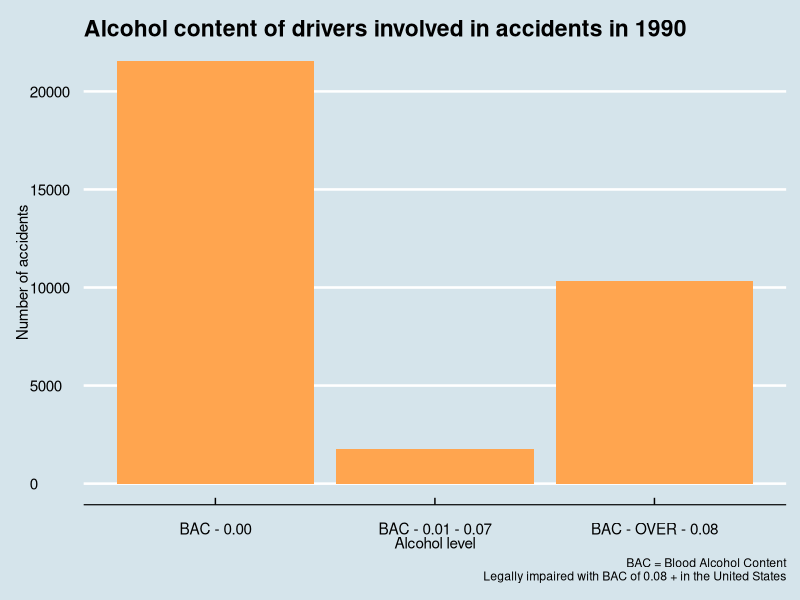
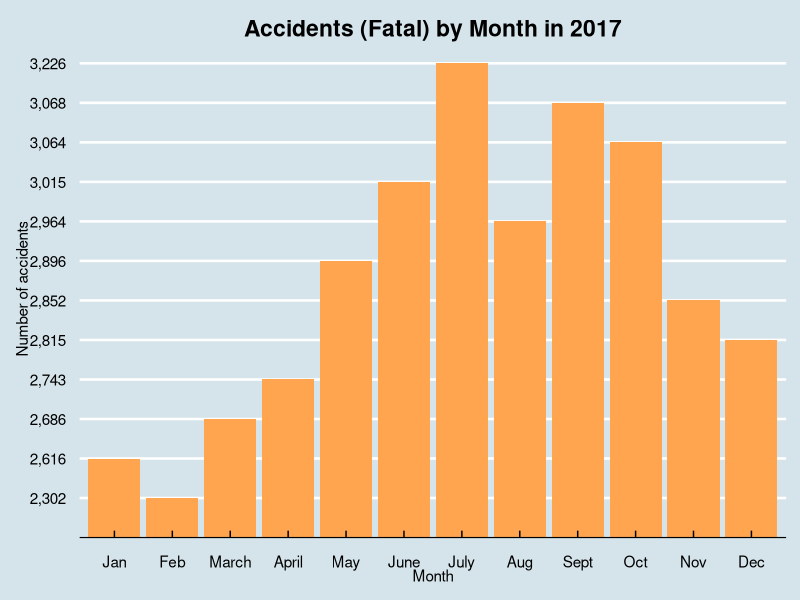
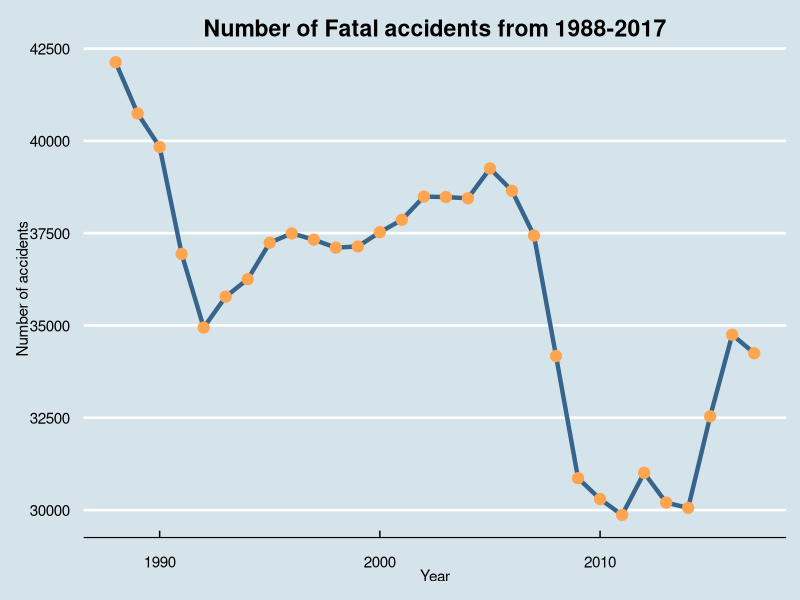
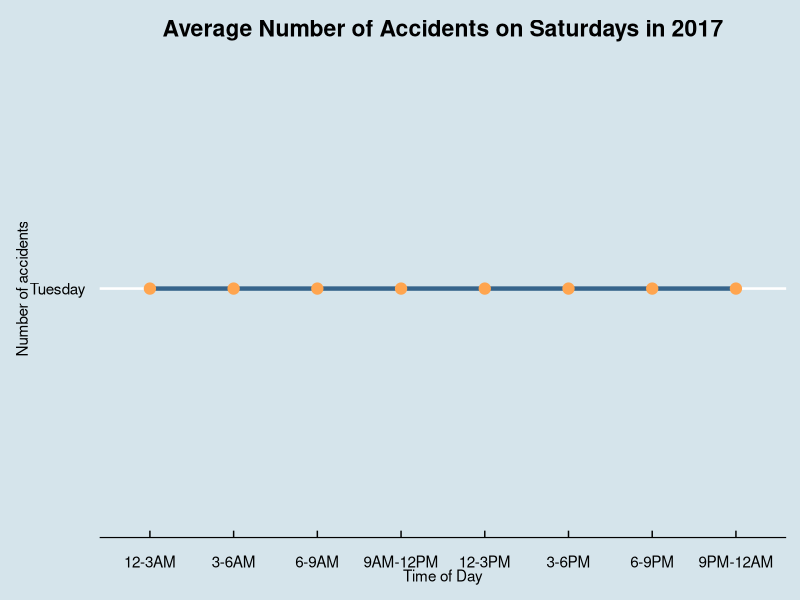
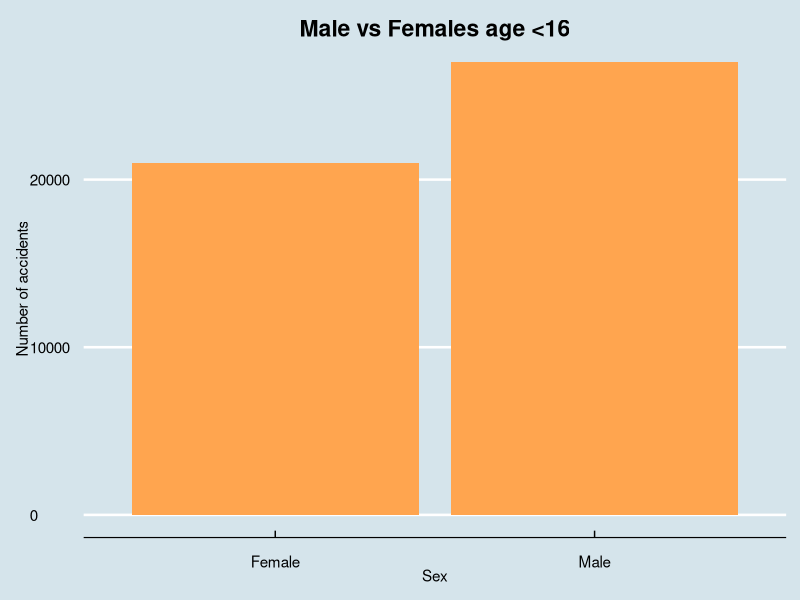

Write R code to recreate these figures, in order.
library(dplyr)
library(ggplot2)
library(tidyr)
library(ggthemes)
# Website csv was collected from
#https://cdan.nhtsa.gov/tsftables/tsfar.htm 

#All csv files read in
bad_driving <- read.csv("data/bad-drivers.csv", stringsAsFactors = FALSE)
state_accidents <- read.csv("data/accidents-per-state-2017.csv", stringsAsFactors = FALSE)
alcohol_levels <- read.csv("data/BAC-levels-of-drivers-in-accidents.csv", stringsAsFactors = FALSE)
month <- read.csv("data/crashes-by-month-2017.csv", stringsAsFactors = FALSE)
severity <- read.csv("data/Crashes-by-severity.csv", stringsAsFactors = FALSE)
time_of_day <- read.csv("data/crashes-time-of-day-2017.csv", stringsAsFactors = FALSE)
driver_demographic <- read.csv("data/driver-demographic-2017.csv", stringsAsFactors = FALSE)
victim_types <- read.csv("data/injurys-and-victim-type.csv", stringsAsFactors = FALSE)
state_data <- map_data('state')

#VISUALIZATIONS

#Heatmap of states reactive:total(default), victim type
# state_accidents <- state_accidents %>%
#   filter(State != "National") %>%
#   mutate(State = tolower(State)) %>% mutate(Total= as.numeric(Total)) # converting to numeric causes coercion creating NA for some states
# state_accidents <- full_join(state_accidents, state_data, by = c("State" = "region"))
# plot <- ggplot(state_accidents, aes(long, lat)) +
#   geom_polygon(aes(group = group, fill = Total)) + #fill changed with input
#   scale_fill_gradient(low = "green", high = "black") +
#   labs(title = 'Number of accidents in 2017',
#        x = 'Longitude',
#        y = 'Latitude',
#        fill = "Total accidents" # changed with input
#   ) +
#   theme(plot.title = element_text(hjust = 0.5))
# print(plot)
# 
# #   # reaactive click on state for...
# #   # Pie chart of driver type
# #   bad_driving
# #   # Bar graph for premiums/losses
# #   bad_driving
# #
 #Bargraph of alcohol levels reactive: year
alcohol_levels <- alcohol_levels %>% select(-c(BAC_over_0.01, Total))
alcohol_levels <- gather(alcohol_levels, level, amount, 2:4)
alcohol_levels <- alcohol_levels %>% mutate(level = gsub("X","",level)) %>% mutate(level = gsub("(.)_(.)", "\\1 - \\2",level)) %>%
  filter(year == "2012") # filter changes with input
alcohol_bargraph <-ggplot(data= alcohol_levels, aes(x= level, y=amount)) +
   geom_bar(stat="identity", fill="tan1") +
  theme_economist()+
  labs(title = "Alcohol content of drivers involved in accidents in 1990", y = "Number of accidents", x = "Alcohol level",
       caption = "BAC = Blood Alcohol Content\n Legally impaired with BAC of 0.08 + in the United States") # date changes with input
print(alcohol_bargraph)

#  #bargraph of accident by month reactive: accident type
month_order <- factor(month$Month, level = c('Jan', 'Feb', 'March', 'April', 'May', 'June', 'July', 'Aug', 'Sept',
                                             'Oct', 'Nov', 'Dec'))
month_bargraph <-ggplot(data= month, aes(x= month_order, y=Fatal)) + # y changes with input
  geom_bar(stat="identity", fill="tan1") +
theme_economist()+
  labs(title = "Accidents (Fatal) by Month in 2017", x = "Month", y = "Number of accidents") + # accident type changes
  theme(plot.title = element_text(hjust = 0.5))
print(month_bargraph)
# 
#  #Line graph of accidents over years reactive: by severity
severity_line <- ggplot(data= severity, aes(x=year, y=fatal, group=1)) +
  geom_line(color="steelblue4", size = 1.5)+
  geom_point(color = "tan1", size = 3.5) +
  theme_economist()+
  labs(title = "Number of Fatal accidents from 1988-2017", x = "Year", y = "Number of accidents") + # accident type changes
  theme(plot.title = element_text(hjust = 0.5))
print(severity_line)
# 
#  #line graph time of day reactive: day of week
day <- paste("Tuesday")
time_of_day <- time_of_day[-(9:27),]
TOD_order <- factor(time_of_day$TOD, level = c('12-3AM','3-6AM','6-9AM','9AM-12PM','12-3PM','3-6PM',"6-9PM", '9PM-12AM'))
TOD_line <- ggplot(data= time_of_day, aes(x= TOD_order, y= day, group=1)) +
  geom_line(color="steelblue4", size = 1.5)+
  theme_economist()+
  geom_point(color = "tan1", size = 3.5) +
  labs(title = "Average Number of Accidents on Saturdays in 2017", x = "Time of Day", y = "Number of accidents") + # accident type changes
  theme(plot.title = element_text(hjust = 0.5))
print(TOD_line)

 #bar graph of driver demographic reactive: age
driver_demographic <- driver_demographic %>% filter(Age == "<16") # change in age
driver_demographic <- gather(driver_demographic, sex, amount, 2:3)
age_bargraph <-ggplot(data= driver_demographic, aes(x= sex, y= amount)) + # y changes with input
  geom_bar(stat="identity", fill="tan1") +
  theme_economist()+
  labs(title = "Male vs Females age <16", x = "Sex", y = "Number of accidents") + # accident type changes
  theme(plot.title = element_text(hjust = 0.5))
print(age_bargraph)
